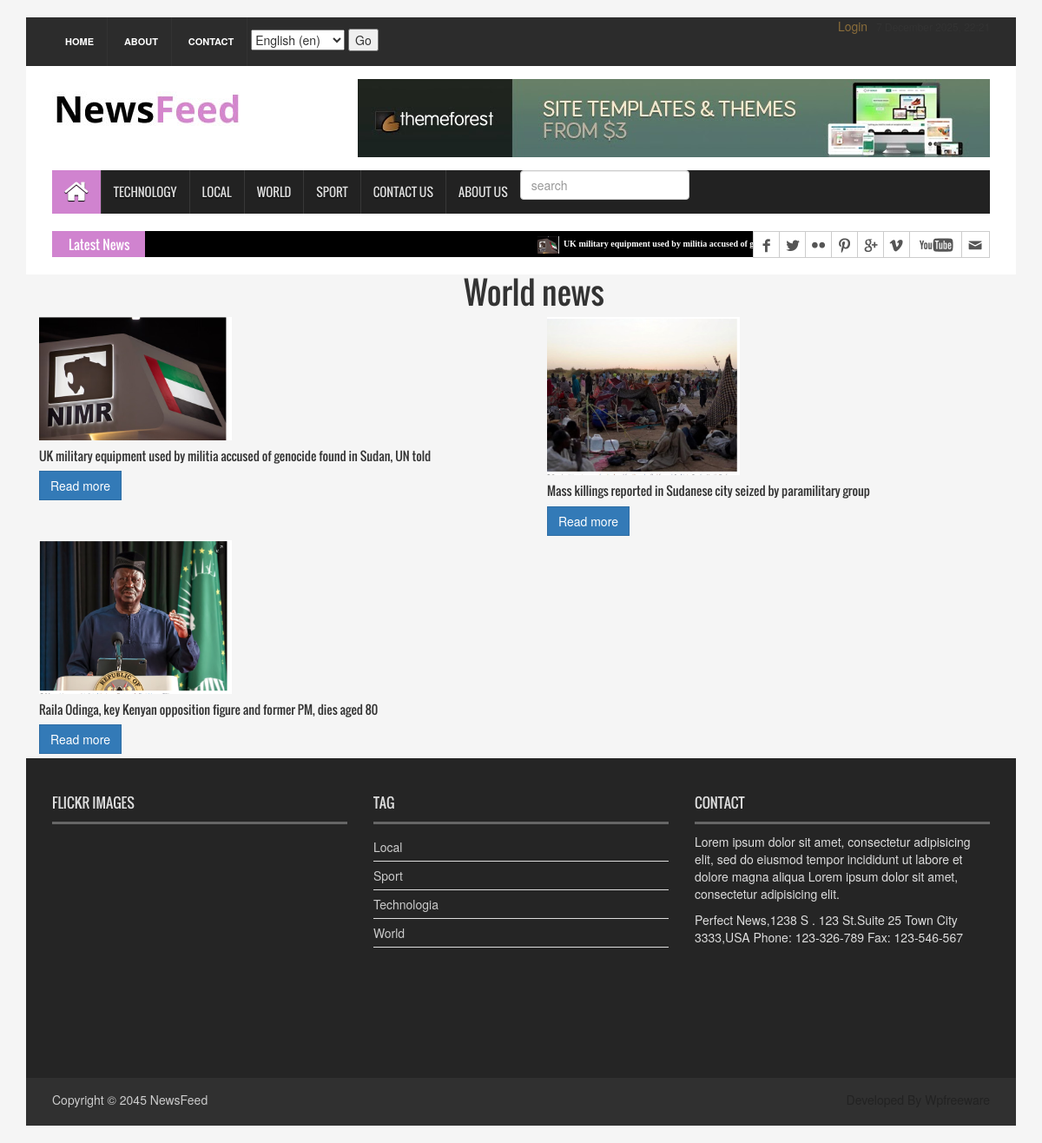
Screenshot of /world/ with the database file from the repository.
### news_app/models.py (models this page shows, shortened)
class News(models.Model):
    class Status(models.TextChoices):
        Draft = 'Dr','Draft'
        Published = 'Pb','Published'
    title = models.CharField(max_length=250)
    slug = models.SlugField(max_length=250)
    body = models.TextField()
    image = models.ImageField(upload_to='news/images')
    category = models.ForeignKey(Category,
                                 on_delete=models.CASCADE)
    publish_time=models.DateTimeField(default=timezone.now)
    created_time=models.DateTimeField(auto_now_add=True)
    updated_time=models.DateTimeField(auto_now=True)
    status = models.CharField(max_length=2,choices=Status.choices, default=Status.Draft)
    objects = models.Manager()
    published = PublishedManager()
    class Meta:
        ordering = ['-publish_time']
    def get_absolute_url(self):
        return reverse('news_detail', args={self.slug})

class Category(models.Model):
    name = models.CharField(max_length=150)

### news_app/views.py (the view)
# urls.py: path('world/',WorldNewsView.as_view(), name='world_news'),
class WorldNewsView(ListView):
    model = News
    template_name = 'news/world_news.html'
    context_object_name = 'world_news'
    def get_queryset(self):
        news=News.published.all().filter(category__name="World")
        return news

### news_app/context_processor.py (called while the page is built)
def latest_news(request):
    category_news = Category.objects.all()
    latest_news = News.published.all().order_by('-publish_time')[:10]
    context = {"latest_news": latest_news, "category_news": category_news}
    return context

### news_app/models.py (called while the page is built)
    def get_queryset(self):
        return super().get_queryset().filter(status=News.Status.Published)

### templates/news/world_news.html (shortened to what this page needs)
{% extends 'news/base.html' %}
{% load static %}
{% block content %}
<div class="container py-5">
<h1 class="text-center mb-4">World news </h1>
<div class="row g-4">
   {% for news in world_news %}
    <div class="col-nd-4 col-sm-6 col-12">
    <div class="card h-100 shadow-sm border-0 rounded-4 overflow-hidden">
            <a href="{{ news.get_absolute_url }}">
            <img src="{{ news.image.url }}" class="card-ing-top" alt="{{ news.title }}" style="width: 40%" >
            </a>
        <div class="card-body d-flex flex-column justify-content-between">
            <h5 class="card-title text-dark fw-bold"> {{ news.title }}</h5>
            <a href="{{ news.get_absolute_url }}" class="btn btn-primary w-100 mt-2 rounded-pill"> Read more</a>
        </div>
    </div>
    </div>
       {% empty %}
       <p class="text-center text-muted"> No more available yet.</p>
    {% endfor %}
</div>
</div>
{% endblock content %}

### templates/news/base.html (shortened to what this page needs)
{% load static %}
{% load i18n %}
<!DOCTYPE html>
<html>
<head>
<link rel="stylesheet" href="https://cdnjs.cloudflare.com/ajax/libs/font-awesome/6.5.0/css/all.min.css">
<link rel="stylesheet" href="https://cdn.jsdelivr.net/npm/bootstrap-icons@1.11.3/font/bootstrap-icons.css">
<link rel="stylesheet" type="text/css" href="{% static 'css/bootstrap.min.css' %}">
<link rel="stylesheet" type="text/css" href="{% static 'css/font-awesome.min.css'  %}">
<link rel="stylesheet" type="text/css" href="{% static 'css/animate.css' %}">
<link rel="stylesheet" type="text/css" href=" {% static 'css/font.css' %}">
<link rel="stylesheet" type="text/css" href="{% static 'css/li-scroller.css' %}">
<link rel="stylesheet" type="text/css" href=" {%static 'css/slick.css'%}">
<link rel="stylesheet" type="text/css" href="{% static 'css/jquery.fancybox.css' %}">
<link rel="stylesheet" type="text/css" href="{% static 'css/theme.css'%}">
<link rel="stylesheet" type="text/css" href="{%static 'css/style.css'%}">
</head>
<body>
<div class="container">
  <header id="header">
    <div class="row">
      <div class="col-lg-12 col-md-12 col-sm-12">
        <div class="header_top">
          <div class="header_top_left">
            <ul class="top_nav">
              <li><a href="{% url 'home_page' %}">Home</a></li>
              <li><a href="{% url 'about' %}">About</a></li>
              <li><a href="{% url 'contact' %}">Contact</a></li>
            <li><form action="{% url 'set_language' %}" method="post">{% csrf_token %}
                    <select name="language">
                        {% get_current_language as LANGUAGE_CODE %}
                        {% get_available_languages as LANGUAGES %}
                        {% get_language_info_list for LANGUAGES as languages %}
                        {% for language in languages %}
                            <option value="{{ language.code }}"{% if language.code == LANGUAGE_CODE %} selected{% endif %}>
                                {{ language.name_local }} ({{ language.code }})
                            </option>
                        {% endfor %}
                    </select>
                    <input type="submit" value="Go">
            </form></li>
            </ul>
          </div>
                     <div class="header_top_right d-flex align-items-center justify-content-end flex-wrap gap-3">
              {% if request.user.is_authenticated %}
                <div class="d-flex align-items-center gap-3 flex-wrap">
                  <a href="{% url 'user_profile' %}"
                     class="text-warning text-decoration-none fw-semibold">
                     My profile
                  </a>
                  <form action="{% url 'logout' %}" method="post" class="m-0">
                    {% csrf_token %}
                    <button type="submit"
                            class="btn btn-sm btn-outline-danger rounded-pill px-3 py-1">
                      Logout
                    </button>
                  </form>
                </div>
              {% else %}
                <a href="{% url 'login' %}"
                   class="text-warning text-decoration-none fw-semibold">
                   Login
                </a>
              {% endif %}
              <span class="text-light small ms-3">{% now "j F Y, H:i" %}</span>
            </div>
        </div>
      </div>
      <div class="col-lg-12 col-md-12 col-sm-12">
        <div class="header_bottom">
          <div class="logo_area"><a href="{% url 'home_page' %}" class="logo"><img src="{% static 'images/logo.jpg' %}" alt=""></a></div>
          <div class="add_banner"><a href="#"><img src=" {% static 'images/addbanner_728x90_V1.jpg' %}" alt=""></a></div>
        </div>
      </div>
    </div>
  </header>
  <section id="navArea">
    <nav class="navbar navbar-inverse" role="navigation">
      <div id="navbar" class="navbar-collapse collapse">
        <ul class="nav navbar-nav main_nav">
          <li class="active"><a href="{% url 'home_page' %}"><span class="fa fa-home desktop-home"></span><span class="mobile-show">Home</span></a></li>
          <li><a href="{% url 'tecno_news' %}">Technology</a></li>
          <li><a href="{% url 'local_news' %}">Local</a></li>
          <li><a href="{% url 'world_news' %}">World</a></li>
            <li><a href="{% url 'sport_news' %}">Sport</a></li>
          <li><a href="{% url 'contact' %}">Contact Us</a></li>
          <li><a href="{% url 'about' %}">About Us</a></li>
            <li> <form method="get" action="{% url 'searchresult' %}">
                <input type="search" name="q" placeholder="search" class="form-control">
            </form> </li>
        </ul>
      </div>
    </nav>
  </section>
  <section id="newsSection">
    <div class="row">
      <div class="col-lg-12 col-md-12">
        <div class="latest_newsarea"> <span>Latest News</span>
          <ul id="ticker01" class="news_sticker">
              {% for news in latest_news %}
            <li><a href="#"><img src="{{ news.image.url }}" alt="">{{ news.title }}</a></li>
               {% endfor %}
          </ul>
          <div class="social_area">
            <ul class="social_nav">
              <li class="facebook"><a href="#"></a></li>
              <li class="twitter"><a href="#"></a></li>
              <li class="flickr"><a href="#"></a></li>
              <li class="pinterest"><a href="#"></a></li>
              <li class="googleplus"><a href="#"></a></li>
              <li class="vimeo"><a href="#"></a></li>
              <li class="youtube"><a href="#"></a></li>
              <li class="mail"><a href="#"></a></li>
            </ul>
          </div>
        </div>
      </div>
    </div>
  </section>
{% block content %}
{% endblock content %}
<footer id="footer">
    <div class="footer_top">
      <div class="row">
        <div class="col-lg-4 col-md-4 col-sm-4">
          <div class="footer_widget wow fadeInLeftBig">
            <h2>Flickr Images</h2>
          </div>
        </div>
        <div class="col-lg-4 col-md-4 col-sm-4">
          <div class="footer_widget wow fadeInDown">
            <h2>Tag</h2>
            <ul class="tag_nav">
                {% for category in category_news %}
              <li><a href="#"> {{ category.name }}</a></li>
             {% endfor %}
            </ul>
          </div>
        </div>
        <div class="col-lg-4 col-md-4 col-sm-4">
          <div class="footer_widget wow fadeInRightBig">
            <h2>Contact</h2>
            <p>Lorem ipsum dolor sit amet, consectetur adipisicing elit, sed do eiusmod tempor incididunt ut labore et dolore magna aliqua Lorem ipsum dolor sit amet, consectetur adipisicing elit.</p>
            <address>
            Perfect News,1238 S . 123 St.Suite 25 Town City 3333,USA Phone: 123-326-789 Fax: 123-546-567
            </address>
          </div>
        </div>
      </div>
    </div>
    <div class="footer_bottom">
      <p class="copyright">Copyright &copy; 2045 <a href="index.html">NewsFeed</a></p>
      <p class="developer">Developed By Wpfreeware</p>
    </div>
  </footer>
</div>
</body>

### static/css/li-scroller.css (style rules this page uses)
ul.newsticker { position:relative; left:750px; font:bold 10px Verdana; list-style-type:none; margin:0; padding:0 }
ul.newsticker li { float:left; margin:0; padding:0 }
ul.newsticker a { white-space:nowrap; padding:0; color:#fff; margin:0 50px 0 0 }
ul.newsticker a > img { height:20px; margin-right:5px; width:25px }

### static/css/theme.css (style rules this page uses)
.navbar-inverse .navbar-nav > .active > a, .navbar-inverse .navbar-nav > .active > a:hover, .navbar-inverse .navbar-nav > .active > a:focus { background-color:#d083cf }
.latest_newsarea span { background:none repeat scroll 0 0 #d083cf }

### rows the page displays
News: image (picture), title "UK military equipment used by militia accused of genocide found in Sudan, UN told"
News: image (picture), title "Mass killings reported in Sudanese city seized by paramilitary group"
News: image (picture), title "Raila Odinga, key Kenyan opposition figure and former PM, dies aged 80"
Category: name "Local"
Category: name "Sport"
Category: name "Technologia"
Category: name "World"

### other values shown
form field language "English (en)"
